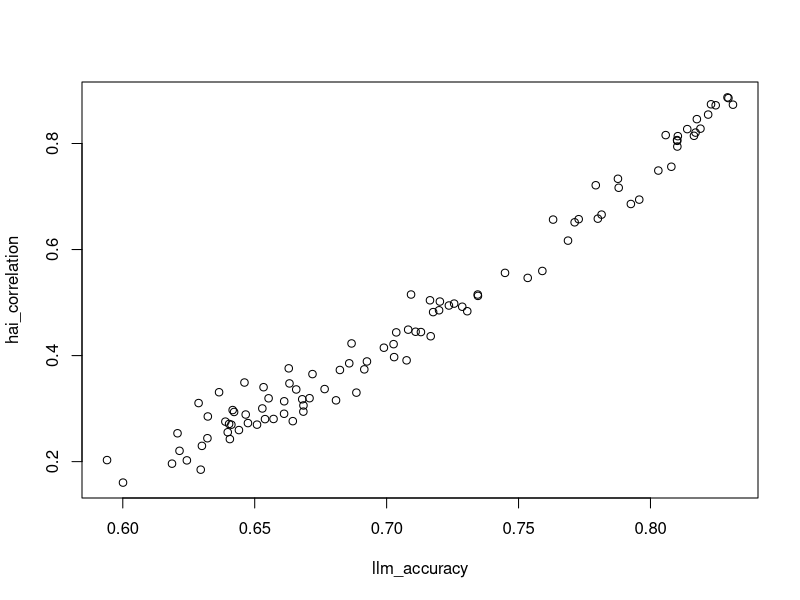

Generate this figure with R:
# simulate true probability of events
true_probs <- runif(1000, 0,1)

# simulate true outcomes as binary
true_outcomes <- rbinom(1000, 1, true_probs)

# simulate human forecasts as probabilities that differ from true probs with some normal error
humans <- (true_probs + rnorm(1000, 0, 0.1)) |> pmax(0) |> pmin(1) # constrain between 0 and 1

# Simulate larger number of LLMs
N_llms <- 100
llm_error <- runif(N_llms,0.1,1) # each llm differs in accuracy

# initialise list of vectors of forecasts for each llm
llms <- list()
for (i in 1:N_llms){
  llms[[i]] <- (true_probs + rnorm(1000, 0, llm_error[i])) |> pmax(0) |> pmin(1) #each LLM has different forecast depending on their accuracy, reflected in the std dev of the error
}

# Calculate accuracy and correlation according to text of article
# "Forecasting accuracy was measured as (1 - Brier Score), where the Brier Score (BS) represents the mean squared error between probabilistic forecasts and binary outcomes
brier_scores <- unlist(lapply(llms, function(x) mean((x - true_outcomes)^2)))
llm_accuracy <- 1 - brier_scores

# "As for Human-AI correlation, we calculated the Pearson correlation coefficient between each LLM's forecast set and the aggregated human forecasts"
hai_correlation <- unlist(lapply(llms,function(x) cor(x, humans)))


plot(llm_accuracy, hai_correlation)
